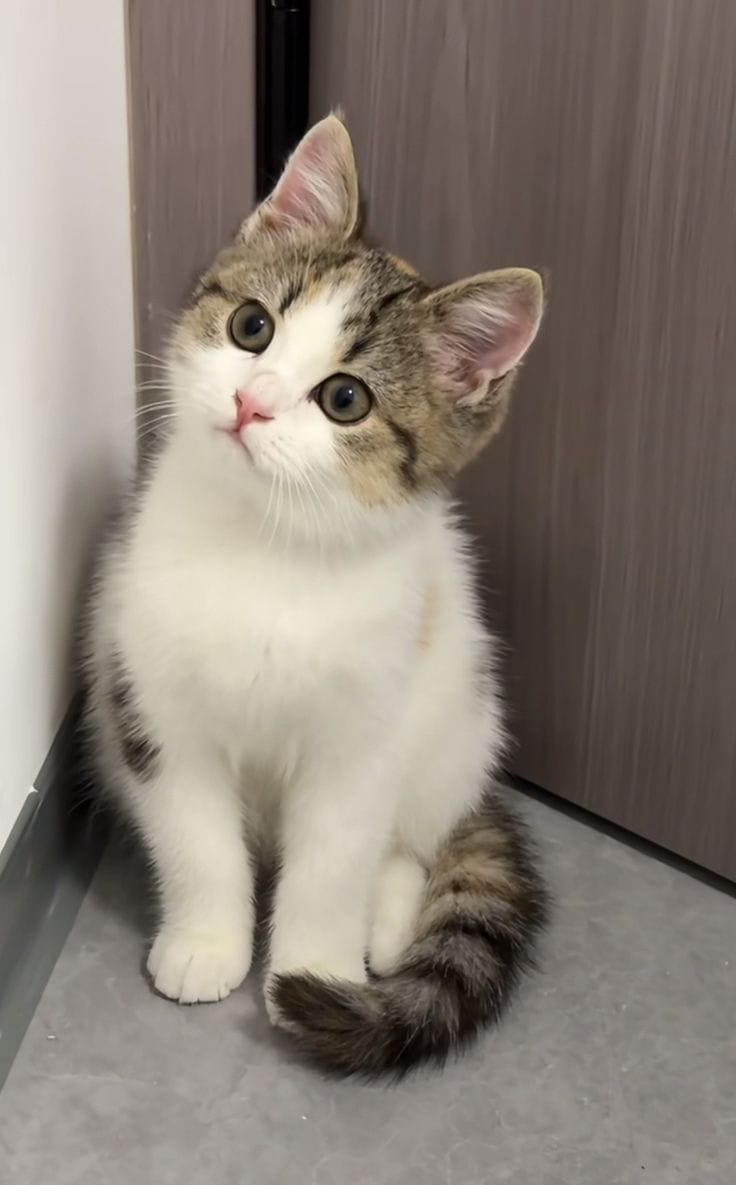
#> input picture Quiz Pertemuan 4/Kucing.jpeg, 736 x 1185 px
$ python latihan1.py
#> lines starting #> are read from the running program, lines starting #| are printed output that depends on the picture
import cv2
import numpy as np
import matplotlib.pyplot as plt


def manual_histogram_equalization(image):
    """
    Manual implementation of histogram equalization
    """

    # 1. Hitung histogram
    hist = np.zeros(256)

    for pixel in image.flatten():
        hist[pixel] += 1

    # 2. Hitung cumulative histogram
    cdf = hist.cumsum()

    # Normalisasi CDF
    cdf_normalized = cdf / cdf[-1]

    # 3. Hitung transformation function
    transform_function = np.floor(255 * cdf_normalized).astype('uint8')

    # 4. Apply transformation
    equalized_image = transform_function[image]

    return equalized_image, transform_function


# =============================
# MAIN PROGRAM
# =============================

# Baca gambar grayscale
img = cv2.imread("Kucing.jpeg", cv2.IMREAD_GRAYSCALE)
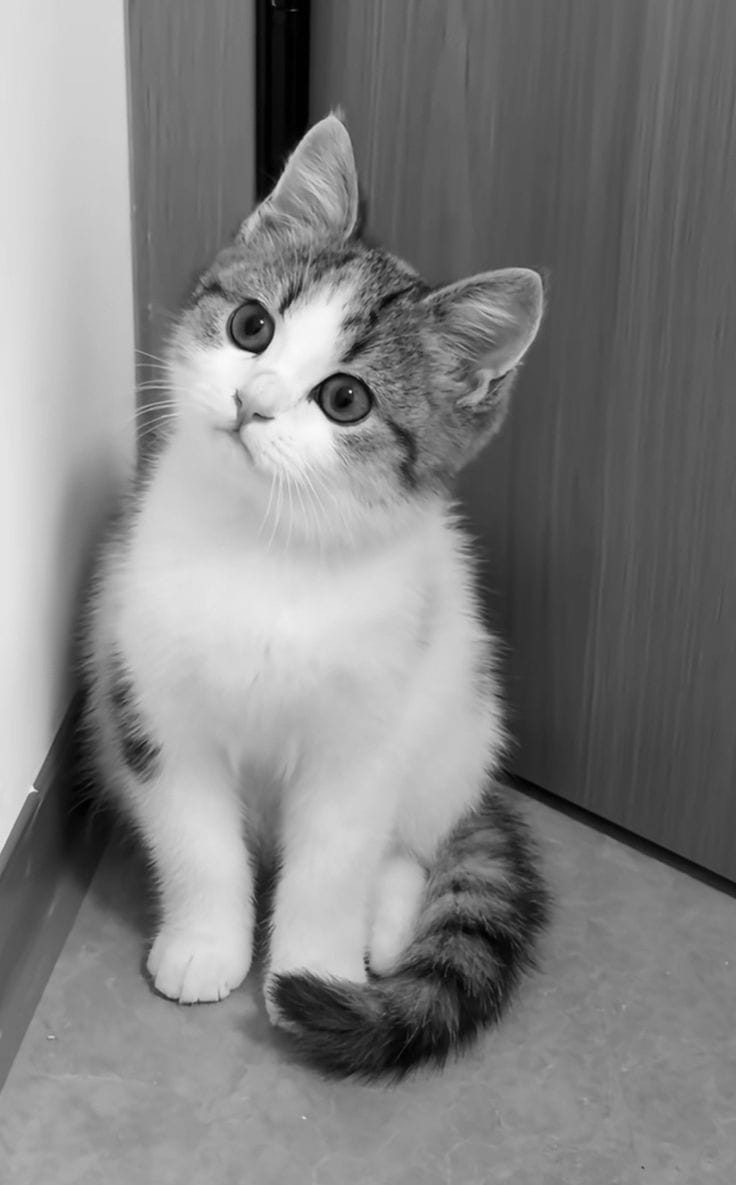
#> img: shape (1185, 736); min 0, max 250, mean 129.6

# Cek apakah gambar berhasil dibaca
if img is None:
    print("Gambar tidak ditemukan. Periksa path file.")
    exit()

# Terapkan histogram equalization manual
equalized_img, tf = manual_histogram_equalization(img)
#> the loop in manual_histogram_equalization, `for pixel in image.flatten():` made 872160 passes
#> pixel on passes 1 to 3: 220, 220, 220
#> after the loop in manual_histogram_equalization, `for pixel in image.flatten():`: hist = 256 values, max 10636 at index 94, min 0 at index 251, mean 3406.9
#> in manual_histogram_equalization, `cdf = hist.cumsum()`: cdf = 256 values from 329 to 872160
#> in manual_histogram_equalization, `cdf_normalized = cdf / cdf[-1]`: cdf_normalized = 256 values from 0.000377 to 1
#> in manual_histogram_equalization, `transform_function = np.floor(255 * cdf_normalized).astype('uint8')`: transform_function = 256 values from 0 to 255
#> in manual_histogram_equalization, `equalized_image = transform_function[image]`:
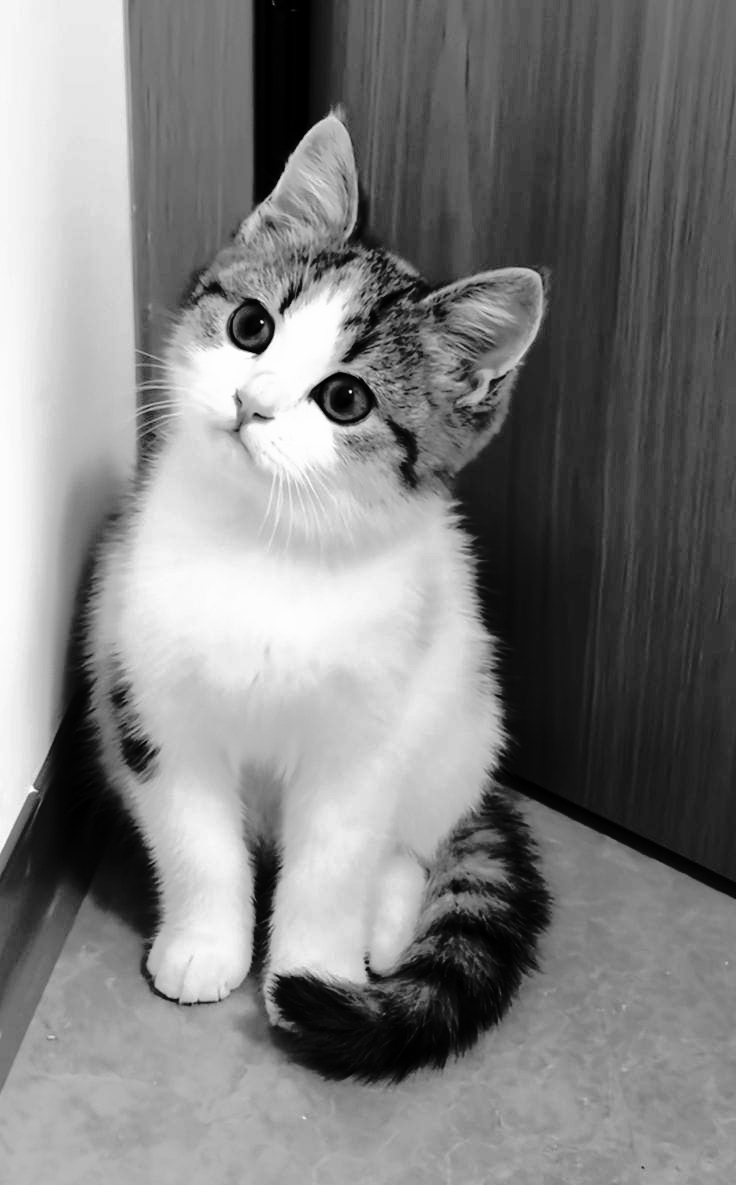
#> equalized_image: shape (1185, 736); min 0, max 255, mean 127.8
#> tf = 256 values from 0 to 255

# Tampilkan hasil
plt.figure(figsize=(10,5))

plt.subplot(1,2,1)
plt.imshow(img, cmap='gray')
plt.title("Original Image")
plt.axis("off")

plt.subplot(1,2,2)
plt.imshow(equalized_img, cmap='gray')
plt.title("Manual Histogram Equalization")
plt.axis("off")

plt.show()
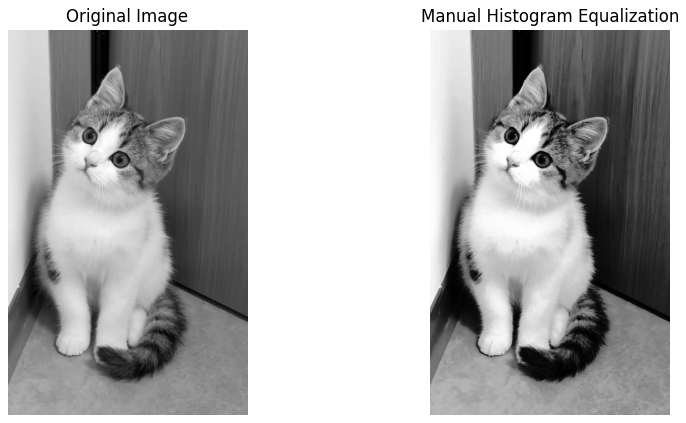
#> figure drawn by matplotlib, 2 panels
